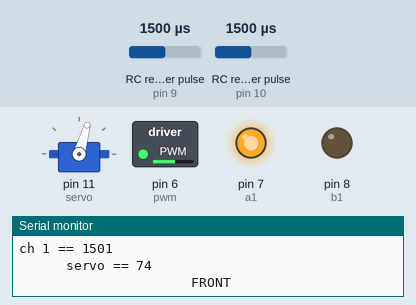
The sketch below on a simulated Arduino Uno, built with avr-gcc and run on an emulated ATmega328P. Parts: servo, switched loads named in the sketch (green lamp = pin HIGH), output pins drawn as LEDs (lit = HIGH), the last lines printed to the serial monitor. Wiring (inferred from the names in the program): 2 × RC receiver channel: data pin 9 / data pin 10. The test bench sets the inputs (shaded band); at power-on: RC receiver pulse (sensors on pin 9, pin 10) 1500 µs.

Above: at 1.2 s.
1.3 s: RC receiver pulse (sensor on pin 9) set to 1020 µs
At 2.0 s:
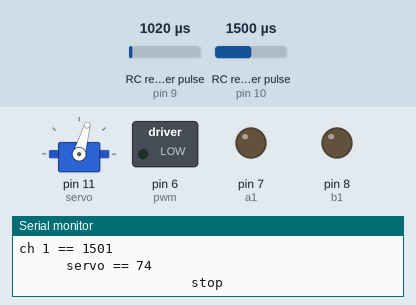
2.8 s: RC receiver pulse (sensor on pin 10) set to 1020 µs
At 3.1 s:
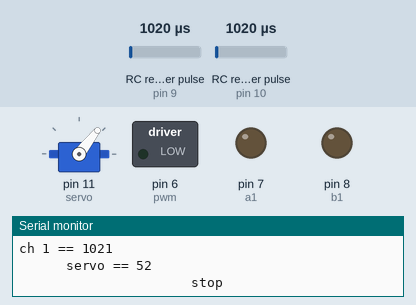
4.3 s: RC receiver pulse (sensor on pin 10) set to 1750 µs
At 5.5 s:
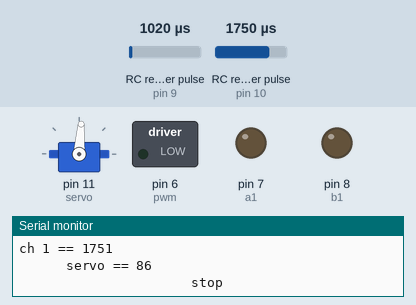
5.8 s: RC receiver pulse (sensor on pin 9) set to 1035 µs
7.3 s: RC receiver pulse (sensor on pin 9) set to 1065 µs
At 7.8 s:
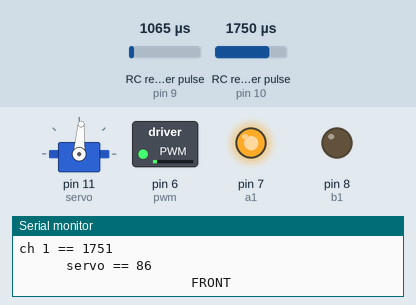
8.8 s: RC receiver pulse (sensor on pin 10) set to 1250 µs
At 10.1 s:
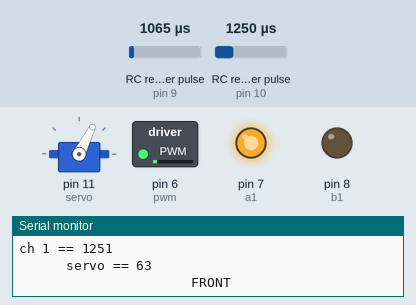
Timing chart, 0 to 11.3 s (numbered marks = the images above; inputs shaded):
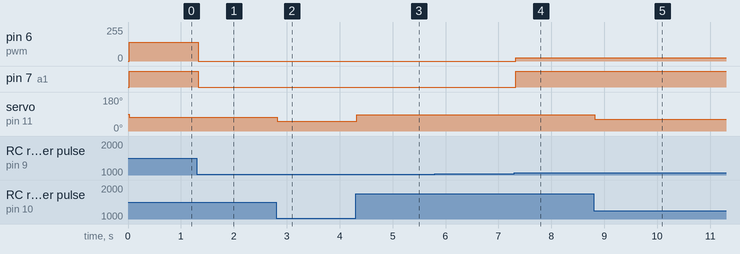

The sketch:

Donckey_car_pulse_in_conv.ino
```cpp
#include<Servo.h>
Servo steer;

const int CH_1_PIN = 9;
const int CH_2_PIN = 10;
const int servo = 11 ;

const int deadzone = 20;
const int pwm = 6;
const int a1 = 7;
const int b1 = 8;

void setup() {
  Serial.begin(115200);
  steer.attach(servo);
  pinMode(a1, OUTPUT);
  pinMode(b1, OUTPUT);
  pinMode(pwm, OUTPUT);

 steer.write(abs(90));

}

void loop() {


  int x = pulseIn(CH_1_PIN, HIGH, 25000);//9
  int y = pulseIn(CH_2_PIN, HIGH, 25000);//9

Serial.print("ch 1 == ");
  Serial.println(y);//10

  x = pulseToPWM(x);
  y = constrain(y, 0, 1930);
  y = map(y, 1, 1930, 5, 95 );
//y = constrain(y, -255, 255);


Serial.print("\t\t\tservo == ");
  Serial.println(y);//10
  // Drive motor
  drive(x, y);

  delay(5);
}

// Positive for forward, negative for reverse
void drive(int speed_a, int speed_b) {

  // Limit speed between -255 and 255
  speed_a = constrain(speed_a, -255, 255);

  steer.write(abs(speed_b));

  // Set direction for motor A
  if ( speed_a == 0 ) {
    digitalWrite(a1, LOW);
    digitalWrite(b1, LOW);
     Serial.println("\t\t\t\t\t\t\t\t\t\t\tstop ");
  } else if ( speed_a > 0 ) {
    digitalWrite(a1, HIGH);
    digitalWrite(b1, LOW);
         Serial.println("\t\t\t\t\t\t\t\t\t\t\tFRONT ");

  } else {
    digitalWrite(a1, LOW);
    digitalWrite(b1, HIGH);
         Serial.println("\t\t\t\t\t\t\t\t\t\t\tBack ");

  }


  // Set speed
  analogWrite(pwm, abs(speed_a));

}

//// Convert RC pulse value to motor PWM value
int pulseToPWM(int pulse) {

  // If we're receiving numbers, convert them to motor PWM
  if ( pulse > 3 ) {
    pulse = constrain(pulse, 6, 1932);
    pulse = map(pulse, 6, 1932, -255, 255);
    pulse = constrain(pulse, -255, 255);
  } else {
    pulse = 0;
  }

  // Anything in deadzone should stop the motor
  if ( abs(pulse) <= deadzone ) {
    pulse = 0;
  }
  ///
  return pulse;
}
```

Measured:
- the behaviour switches between 1047 and 1048 µs on RC receiver pulse (sensor on pin 9) (found by bisection; images 3 and 4)
- after the input at 1.3 s, pin 6 (pwm): 140/255 → 0/255 at once; pin 7 (a1): HIGH → LOW at once
- after the input at 2.8 s, servo on pin 11 (servo): 74° → 52° at once
- after the input at 4.3 s, servo on pin 11 (servo): 52° → 86° at once
- after the input at 7.3 s, pin 6 (pwm): 0/255 → 25/255 at once; pin 7 (a1): LOW → HIGH at once
- after the input at 8.8 s, servo on pin 11 (servo): 86° → 63° at once
